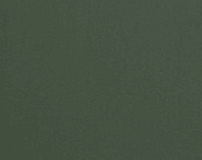
#> input picture ObrazkyPNG/VyrezyAleboSegmentyObrazkovPNG/greenSignPngCut.png, 202 x 160 px; the run also reads 1 picture not shown here
$ python idealVariantIfWeHaveOriginalImage.py
#> lines starting #> are read from the running program, lines starting #| are printed output that depends on the picture
import cv2
import numpy as np
from matplotlib import pyplot as plt

# Load original and noisy ObrazkyJPEG
original_image = cv2.imread('../../ObrazkyPNG/VyrezyAleboSegmentyObrazkovPNG/greenSignPngCut.png', cv2.IMREAD_GRAYSCALE)
#> original_image: shape (160, 202); min 70, max 84, mean 76.8
noisy_image = cv2.imread('noisy_image0.png', cv2.IMREAD_GRAYSCALE)

# Calculate the noise matrix
noise = noisy_image.astype(np.int16) - original_image.astype(np.int16)
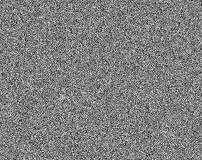
#> noise: shape (160, 202) int16; min -26, max 14, mean -5.96; drawn with min black and max white

# Filter noise to only values within [-50, 50]
filtered_noise = noise[(noise >= -50) & (noise <= 50)]

# Calculate histogram of noise values from -50 to 50
bins = np.arange(-50, 51)  # 101 bins for range [-50, 50]
hist, bin_edges = np.histogram(filtered_noise, bins=bins)
#> hist = 100 values, max 2612 at index 45, min 0 at index 0, mean 323.2; bin_edges = 101 values from -50 to 50

# Normalize histogram to get probability estimate
total_filtered = filtered_noise.size
#> total_filtered = 32320
normalized_hist = hist / total_filtered
#> normalized_hist = 100 values, max 0.0808 at index 45, min 0 at index 0, mean 0.01
x_values = bin_edges[:-1]  # x axis: -50 to 50
#> x_values = 100 values from -50 to 49

# Estimate mu and sigma
estimated_mu = np.sum(x_values * normalized_hist)
#> estimated_mu = -5.96
estimated_variance = np.sum((x_values - estimated_mu) ** 2 * normalized_hist)
#> estimated_variance = 25.38
estimated_sigma = np.sqrt(estimated_variance)
#> estimated_sigma = 5.04

# Show estimated parameters
print(f"Odhadovaná stredná hodnota (mu): {estimated_mu:.2f}")
#| Odhadovaná stredná hodnota (mu): -5.96
print(f"Odhadovaný rozptyl (sigma^2): {estimated_variance:.2f}")
#| Odhadovaný rozptyl (sigma^2): 25.38
print(f"Odhadovaná štandardná odchýlka (sigma): {estimated_sigma:.2f}")
#| Odhadovaná štandardná odchýlka (sigma): 5.04

# Plot histogram of noise
plt.subplot(1, 2, 1)
plt.title("Zašumený obrázok")
plt.imshow(noisy_image, cmap='gray')
plt.axis('off')

plt.subplot(1, 2, 2)
plt.title("Histogram šumu v rozsahu [-50, 50]")
plt.bar(x_values, hist, width=1, color='gray')
plt.xlabel("Hodnoty šumu")
plt.ylabel("Počet výskytov")

plt.tight_layout()
plt.show()
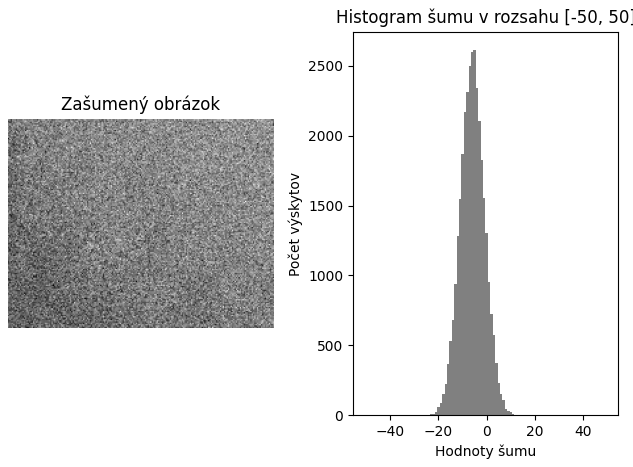
#> figure drawn by matplotlib, 2 panels; panel 2: tallest bar 2612 high, from x = -5.5 to -4.5
